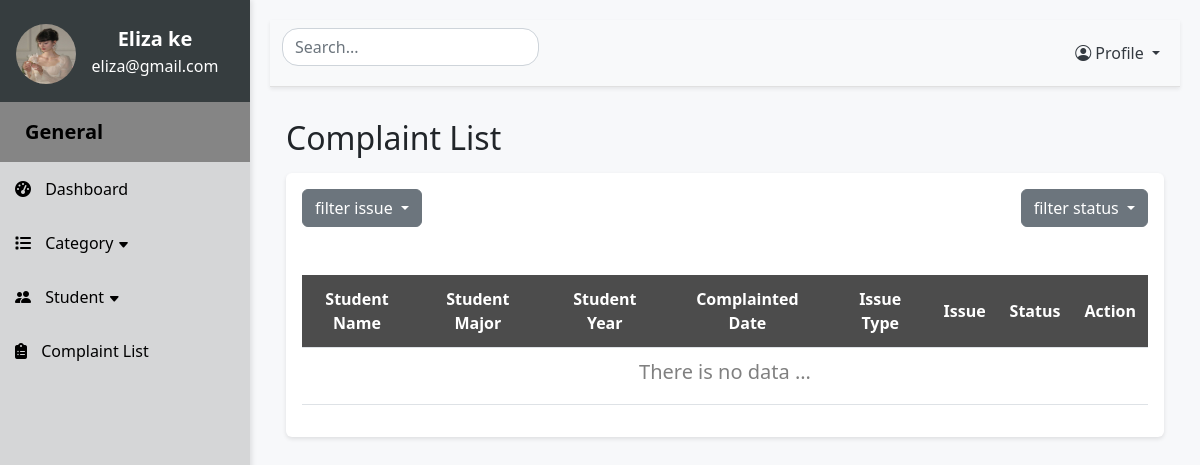
The page /filterCategory/1 (signed in) on the database as committed earlier.
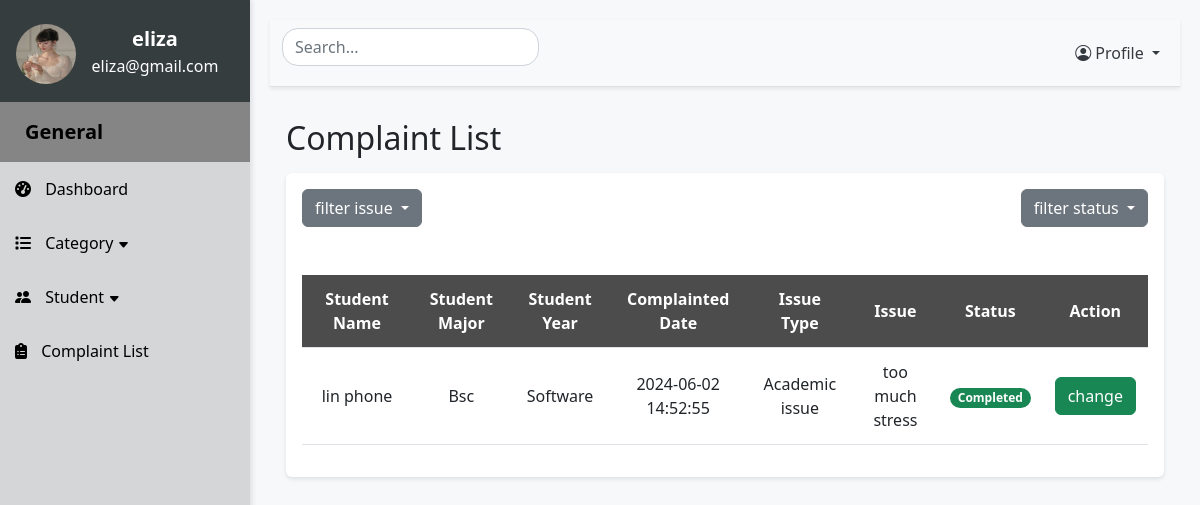
The same page on the database as committed later.
### website/models.py (models this page shows)
class Student(db.Model):
    id = db.Column(db.Integer, primary_key=True)
    student_name = db.Column(db.String(255), nullable=False)
    student_email = db.Column(db.String(255), nullable=False)
    student_password = db.Column(db.String(255), nullable=False)
    student_image = db.Column(db.String(255), nullable=False)
    student_year = db.Column(db.String(255), nullable=False)
    student_major = db.Column(db.String(255), nullable=False)
    student_phone = db.Column(db.String(255), nullable=False)
    complaints = db.relationship('Complaints')

class Complaints(db.Model):
    id = db.Column(db.Integer, primary_key=True)
    complaint_letter = db.Column(db.Text, nullable=False)
    created_date = db.Column(db.DateTime(timezone=True), default=func.now())
    status = db.Column(db.String(255), nullable=False)
    student_id = db.Column(db.Integer, db.ForeignKey("student.id"))
    category_id = db.Column(db.Integer, db.ForeignKey("category.id"))

class Category(db.Model):
    id = db.Column(db.Integer, primary_key=True)
    cat_name = db.Column(db.String(255), nullable=False)
    cat_description = db.Column(db.String(255), nullable=False)
    cat_image = db.Column(db.String(255), nullable=False)
    complaints = db.relationship('Complaints')

### app.py (the view)
@app.route('/filterCategory/<int:catid>', methods=['GET', 'POST'])
def filterCategory(catid):
    if 'admin_id' not in session:
        return redirect(url_for('SignIn'))
    else:
        return filtercategory(catid)

### website/adminfeatures.py (called while the page is built)
def filtercategory(catid):
    complaints = Complaints.query.filter_by(category_id=catid).all()
    count = len(complaints)
    allstudents = Student.query.all()
    allcategories = Category.query.all()
    students = {student.id: {'name': student.student_name, 'year': student.student_year,
                             'major': student.student_major} for student in allstudents}
    categories = {category.id: category.cat_name for category in allcategories}
    return render_template("admincomplaint.html", complaints=complaints, students=students, categories=categories, allcategories=allcategories, count=count)

### website/templates/admincomplaint.html (shortened to what this page needs)
{% extends "adminlayout.html" %} {% block title %}Complaint Page{% endblock%}
{% block content %}
<h2 class="my-3">Complaint List</h2>
  <div class="p-3 mb-5 rounded table-responsive">
    <div class="d-flex justify-content-between mb-5">
      <div class="dropdown">
        <button class="btn btn-secondary dropdown-toggle" type="button" data-bs-toggle="dropdown" aria-expanded="false" style="float:right">
          filter issue
        </button>
      </div>
      <div class="dropdown">
        <button class="btn btn-secondary dropdown-toggle" type="button" data-bs-toggle="dropdown" aria-expanded="false" style="float:right">
          filter status
        </button>
      </div>
    </div>
    <table class="table align-middle">
        <thead>
            <tr>
              <th>Student Name</th>
              <th>Student Major</th>
              <th>Student Year</th>
              <th>Complainted Date</th>
              <th>Issue Type</th>
              <th>Issue</th>
              <th>Status</th>
              <th>Action</th>
            </tr>
        </thead>
        <tbody id="search-table-body">
          {% if count == 0 %}
            <tr>
              <td colspan="8"><h5 style="color: grey">There is no data ...</h5></td>
            </tr>
          {% else %}
            {% for complaint in complaints: %}
            <tr>
              <td class="searchedvalue">{{ students[complaint.student_id]['name'] }}</td>
              <td class="searchedvalue">{{ students[complaint.student_id]['year']}}</td>
              <td class="searchedvalue">{{ students[complaint.student_id]['major']}}</td>
              <td>{{ complaint.created_date }}</td>
              <td class="searchedvalue" >{{ categories[complaint.category_id] }}</td>
              <td>{{ complaint.complaint_letter}}</td>
              <td>
                <small {% if complaint.status== 'Unsolved' %} class="badge text-bg-danger rounded-5"
                {% elif complaint.status== 'Pending' %} class="badge text-bg-warning rounded-5"
                {% elif complaint.status== 'Completed' %} class="badge text-bg-success rounded-5" {% endif %}>
                {{ complaint.status }}
                </small>
              </td>
              <td><a class="btn btn-success" onclick="changeState({{complaint.id}})">change</a></td>
            </tr>
            {% endfor %}
          {% endif %}
        </tbody>
    </table>
  </div>
{% endblock %}

Rows that differ between the two databases and show on the page:
now on this page (row edited): Complaints: created_date "2024-06-02 14:52:55", complaint_letter "too much stress", status "Completed"
now on this page (row edited): Student: student_name "lin phone", student_year "Bsc", student_major "Software"
now on this page (row edited): Category: cat_name "Academic issue"
Other text that changed with them:
{{ session.get('admin')['admin_name'] }}: "Eliza ke" → "eliza"
text no longer shown: "There is no data ..."
